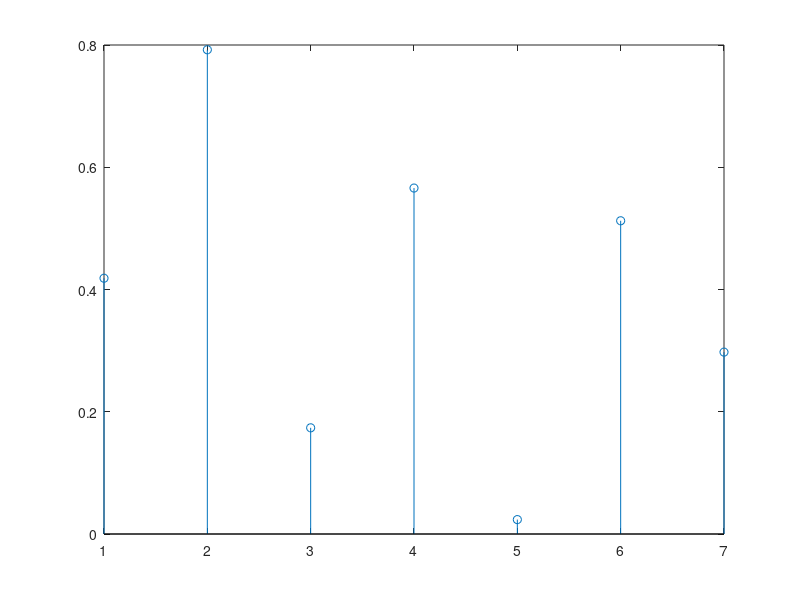

MATLAB code for this plot: (Note: this script raises an error after producing the figure.)
%% Rand
n = 7;
p = 0.2;
U = rand(1,n) % 1 rad och n kolumner med observation från R(0,1)
U<=p % 0 = gror inte, 1 = gror
X = sum(U<=p)

%% plotta
figure(1)
stem(U)
refline(0, p)
% 7 st R(0,1) slumptal
% sannoliheten vi vill jämföra U med.

%%
N = 100;
% antal fröpåsar
n = 7;
p = 0.1;
X = binornd(n,p,N,1) % X = antal groende frön i var och en av Nx1 påsar
antal = hist(X,0:n) % använd hist för att räkna antalet gånger vi får 0,1,...,n
antal(4)
% antal X==3 (4:e siffra i vektorn 0,1,2,3,...)
sum(X==3)
% jfr med antalet X som är lika med 3
figure(2)

bar(0:n,[antal/N; binopdf(0:n,n,p)]') % rita två uppsättningar staplar
xlabel('antal frön som gror')
ylabel('andel påsar')
legend('simulering','exakt','Location','NorthWest')

%% BINOMIAL
n = 100;
p = 0.6;
np = n*p
npq = np*(1-p)
% väntevärde
% varians
x = linspace(np-4*sqrt(npq),np+4*sqrt(npq), 10000);
figure(3)
stairs(0:n,binocdf(0:n,n,p))
hold on
plot(x,normcdf(x,np,sqrt(npq)))
normcdf(63,np,sqrt(npq))
bi = binocdf(0:n,n,p);
(bi(63)+bi(62))/2
hold off

%%
figure(4)
subplot(211)
bar(0:2, binopdf(0:2,2,.75))
title('Antal frö som gror')
ylabel('p(x)')

mu = 10;
x = 0:4*mu;
figure(4)

subplot(234)
bar(x, poisspdf(x, 0*mu))
title('Skörd om 0 frö gror')
ylabel('p(y|x=0)')

subplot(235)
bar(x, poisspdf(x, 1*mu))
title('Skörd om 1 frö gror')
ylabel('p(y|x=1)')

subplot(236)
bar(x, poisspdf(x, 2*mu))
title('Skörd om 2 frö gror')
ylabel('p(y|x=2)')

%%
pY = poisspdf(x,0*mu)*binopdf(0,2,0.75);
% fallet X=0
pY = pY + poisspdf(x,1*mu)*binopdf(1,2,0.75); % fallet X=1
pY = pY + poisspdf(x,2*mu)*binopdf(2,2,0.75); % fallet X=2
figure(5)
bar(x,pY)
xlabel('antal nya frön')

%%
n=5; p=0.2; mu=5;
y = 0:20;
pY = zeros(size(y));
% Fyll först p_Y(y) med nollor.
for k=0:n
    % Uppdatera p_Y(y) för varje k
    pY=pY+poisspdf(y,mu*k)*binopdf(k,n,p);
end
figure(6)
plot(y,pY)
xlabel('antal nya frön')

%% maxhav
[Y, P] = harvest(5, 0.2, 5);
m = sum(P.*Y)
[X, I] = max(P)

s = [18*0.03509 19*0.03562 20*0.03547 21*0.03492]
sum(s)*sum([18 19 20 21])/16

%% harvest2d
figure(1)
harvest2D(5, 0.65, 25)
figure(2)
harvest(5, 0.65, 25)
figure(3)
harvestCond(5, 0.65, 25, 60)

%%
harvestCond(7, 0.4, 1, 5)

%% 3
mu = 2.3;
x = poissrnd(mu,2,1)
xmedel = mean(x)

%% mu = 3;
n = 29;
M = 1000;
x = poissrnd(mu,n,M);
subplot(2,1,1);
hist(x(1,:),0:15);
subplot(2,1,2);
hist(xmedel,0:0.5:15);
xmedel = mean(x)
E = sum(xmedel)/1000
E2 = sum(xmedel.^2)/1000

D = sqrt(E2-E^2)